Frame 1 (no input): blank canvas, image omitted
Frame 60 (no input): blank canvas, image omitted
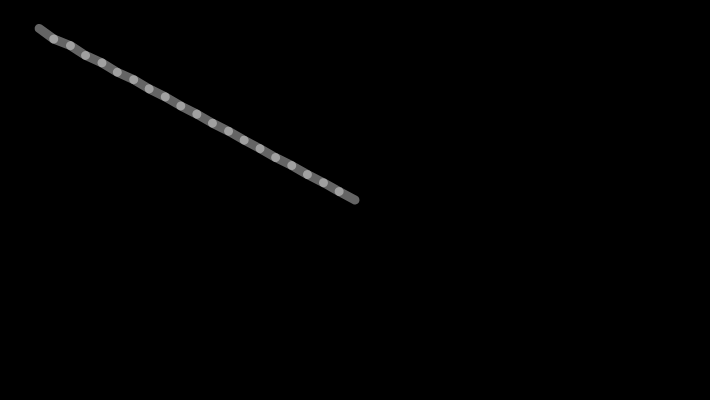
Frame 120 (the mouse pressed at the canvas centre since frame 60)

The p5.js sketch whose frames 1 and 60 were blank and that drew this single picture after the mouse press (run headless with seeded random() and noise() and a simulated clock; from frame 60 on, the mouse is pressed at the canvas centre):

// p5.js sketch
// ── sketch.js
var x = [],
  y = [],
  segNum = 20,
  segLength = 18;

for (var i = 0; i < segNum; i++) {
  x[i] = 0;
  y[i] = 0;
}

function setup() {
  createCanvas(710, 400);
  strokeWeight(9);
  stroke(255, 100);
}

function draw() {
  background(0);
  dragSegment(0, mouseX, mouseY);
  for( var i=0; i<x.length-1; i++) {
    dragSegment(i+1, x[i], y[i]);
  }
}

function dragSegment(i, xin, yin) {
  var dx = xin - x[i];
  var dy = yin - y[i];
  var angle = atan2(dy, dx);
  x[i] = xin - cos(angle) * segLength;
  y[i] = yin - sin(angle) * segLength;
  segment(x[i], y[i], angle);
}

function segment(x, y, a) {
  push();
  translate(x, y);
  rotate(a);
  line(0, 0, segLength, 0);
  pop();
}
